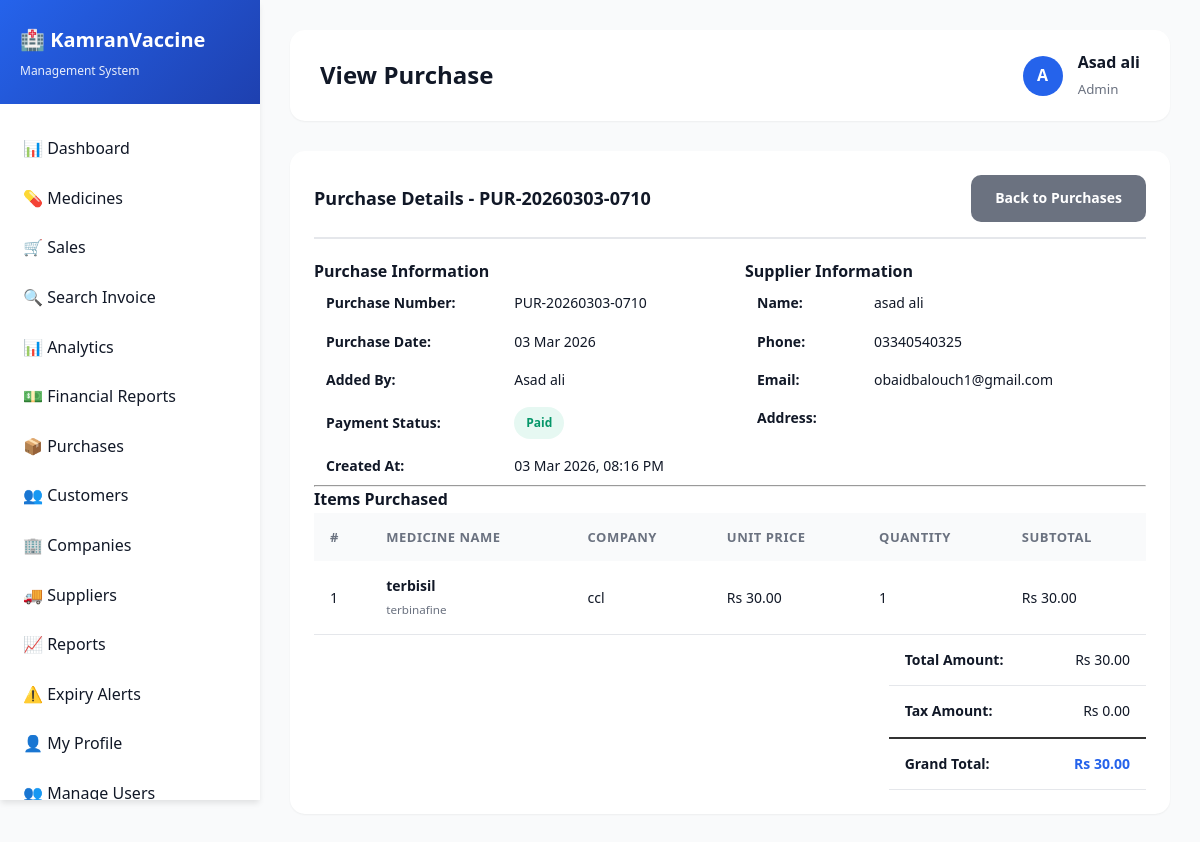
The app's page /admin/view_purchase.php?id=1 (signed in) with its own data.
### tables this page shows
CREATE TABLE `purchases` (
  `id` int(11) NOT NULL AUTO_INCREMENT,
  `purchase_number` varchar(50) NOT NULL,
  `supplier_id` int(11) DEFAULT NULL,
  `user_id` int(11) DEFAULT NULL,
  `purchase_date` date NOT NULL,
  `total_amount` decimal(10,2) NOT NULL,
  `tax_amount` decimal(10,2) DEFAULT 0.00,
  `grand_total` decimal(10,2) NOT NULL,
  `payment_status` enum('paid','pending','partial') DEFAULT 'pending',
  `notes` text DEFAULT NULL,
  `created_at` timestamp NOT NULL DEFAULT current_timestamp(),
  PRIMARY KEY (`id`),
  UNIQUE KEY `purchase_number` (`purchase_number`),
  KEY `supplier_id` (`supplier_id`),
  KEY `user_id` (`user_id`),
  KEY `idx_purchase_date` (`purchase_date`),
  CONSTRAINT `purchases_ibfk_1` FOREIGN KEY (`supplier_id`) REFERENCES `suppliers` (`id`) ON DELETE SET NULL,
  CONSTRAINT `purchases_ibfk_2` FOREIGN KEY (`user_id`) REFERENCES `users` (`id`) ON DELETE SET NULL
);

CREATE TABLE `users` (
  `id` int(11) NOT NULL AUTO_INCREMENT,
  `username` varchar(100) NOT NULL,
  `password` varchar(255) NOT NULL,
  `full_name` varchar(255) NOT NULL,
  `email` varchar(255) DEFAULT NULL,
  `phone` varchar(20) DEFAULT NULL,
  `role` enum('admin','pharmacist','cashier','manager') DEFAULT 'cashier',
  `status` enum('active','inactive') DEFAULT 'active',
  `created_at` timestamp NOT NULL DEFAULT current_timestamp(),
  `last_login` timestamp NULL DEFAULT NULL,
  PRIMARY KEY (`id`),
  UNIQUE KEY `username` (`username`),
  KEY `idx_username` (`username`),
  KEY `idx_role` (`role`)
);

CREATE TABLE `suppliers` (
  `id` int(11) NOT NULL AUTO_INCREMENT,
  `supplier_name` varchar(255) NOT NULL,
  `contact_person` varchar(255) DEFAULT NULL,
  `phone` varchar(20) DEFAULT NULL,
  `email` varchar(255) DEFAULT NULL,
  `address` text DEFAULT NULL,
  `city` varchar(100) DEFAULT NULL,
  `country` varchar(100) DEFAULT NULL,
  `tax_number` varchar(100) DEFAULT NULL,
  `payment_terms` varchar(255) DEFAULT NULL,
  `status` enum('active','inactive') DEFAULT 'active',
  `created_at` timestamp NOT NULL DEFAULT current_timestamp(),
  PRIMARY KEY (`id`),
  KEY `idx_supplier_name` (`supplier_name`)
);

CREATE TABLE `purchase_items` (
  `id` int(11) NOT NULL AUTO_INCREMENT,
  `purchase_id` int(11) NOT NULL,
  `medicine_id` int(11) NOT NULL,
  `quantity` int(11) NOT NULL,
  `unit_price` decimal(10,2) NOT NULL,
  `subtotal` decimal(10,2) NOT NULL,
  PRIMARY KEY (`id`),
  KEY `purchase_id` (`purchase_id`),
  KEY `medicine_id` (`medicine_id`),
  CONSTRAINT `purchase_items_ibfk_1` FOREIGN KEY (`purchase_id`) REFERENCES `purchases` (`id`) ON DELETE CASCADE,
  CONSTRAINT `purchase_items_ibfk_2` FOREIGN KEY (`medicine_id`) REFERENCES `medicines` (`id`)
);

CREATE TABLE `medicines` (
  `id` int(11) NOT NULL AUTO_INCREMENT,
  `medicine_name` varchar(255) NOT NULL,
  `generic_name` varchar(255) DEFAULT NULL,
  `category_id` int(11) DEFAULT NULL,
  `company_id` int(11) DEFAULT NULL,
  `batch_number` varchar(100) DEFAULT NULL,
  `barcode` varchar(100) DEFAULT NULL,
  `manufacturing_date` date DEFAULT NULL,
  `expiry_date` date DEFAULT NULL,
  `purchase_price` decimal(10,2) NOT NULL,
  `selling_price` decimal(10,2) NOT NULL,
  `mrp` decimal(10,2) DEFAULT NULL,
  `quantity` int(11) DEFAULT 0,
  `reorder_level` int(11) DEFAULT 10,
  `rack_location` varchar(100) DEFAULT NULL,
  `description` text DEFAULT NULL,
  `side_effects` text DEFAULT NULL,
  `dosage` varchar(255) DEFAULT NULL,
  `status` enum('available','out_of_stock','expired') DEFAULT 'available',
  `created_at` timestamp NOT NULL DEFAULT current_timestamp(),
  `updated_at` timestamp NOT NULL DEFAULT current_timestamp() ON UPDATE current_timestamp(),
  PRIMARY KEY (`id`),
  UNIQUE KEY `barcode` (`barcode`),
  KEY `company_id` (`company_id`),
  KEY `category_id` (`category_id`),
  KEY `idx_medicine_name` (`medicine_name`),
  KEY `idx_barcode` (`barcode`),
  KEY `idx_expiry` (`expiry_date`),
  KEY `idx_status` (`status`),
  CONSTRAINT `medicines_ibfk_1` FOREIGN KEY (`company_id`) REFERENCES `companies` (`id`) ON DELETE SET NULL,
  CONSTRAINT `medicines_ibfk_2` FOREIGN KEY (`category_id`) REFERENCES `categories` (`id`) ON DELETE SET NULL
);

CREATE TABLE `companies` (
  `id` int(11) NOT NULL AUTO_INCREMENT,
  `company_name` varchar(255) NOT NULL,
  `contact_person` varchar(255) DEFAULT NULL,
  `phone` varchar(20) DEFAULT NULL,
  `email` varchar(255) DEFAULT NULL,
  `address` text DEFAULT NULL,
  `city` varchar(100) DEFAULT NULL,
  `country` varchar(100) DEFAULT NULL,
  `website` varchar(255) DEFAULT NULL,
  `status` enum('active','inactive') DEFAULT 'active',
  `created_at` timestamp NOT NULL DEFAULT current_timestamp(),
  PRIMARY KEY (`id`),
  KEY `idx_company_name` (`company_name`)
);

### admin/view_purchase.php (the view, shortened to what this page needs)
<?php
include("includes/header.php");
$purchase_id = isset($_GET['id']) ? intval($_GET['id']) : 0;
$purchase_query = mysqli_query($conn, "SELECT p.*, s.supplier_name, s.phone, s.address, s.email, u.full_name as added_by
    FROM purchases p
    LEFT JOIN suppliers s ON p.supplier_id = s.id
    LEFT JOIN users u ON p.user_id = u.id
    WHERE p.id = $purchase_id");
$purchase = mysqli_fetch_assoc($purchase_query);
$items_query = mysqli_query($conn, "SELECT pi.*, m.medicine_name, m.generic_name, c.company_name
    FROM purchase_items pi
    JOIN medicines m ON pi.medicine_id = m.id
    LEFT JOIN companies c ON m.company_id = c.id
    WHERE pi.purchase_id = $purchase_id");
?>
<div class="card">
    <div class="card-header" style="display: flex; justify-content: space-between; align-items: center;">
        <h3>Purchase Details - <?php echo $purchase['purchase_number']; ?></h3>
        <div>
            <a href="purchases.php" class="btn btn-secondary">Back to Purchases</a>
        </div>
    </div>
    <div class="card-body">
        <div class="row">
            <div class="col-md-6">
                <h4>Purchase Information</h4>
                <table class="table table-borderless">
                    <tr>
                        <td><strong>Purchase Number:</strong></td>
                        <td><?php echo $purchase['purchase_number']; ?></td>
                    </tr>
                    <tr>
                        <td><strong>Purchase Date:</strong></td>
                        <td><?php echo date('d M Y', strtotime($purchase['purchase_date'])); ?></td>
                    </tr>
                    <tr>
                        <td><strong>Added By:</strong></td>
                        <td><?php echo $purchase['added_by']; ?></td>
                    </tr>
                    <tr>
                        <td><strong>Payment Status:</strong></td>
                        <td>
                            <span class="badge badge-<?php echo $purchase['payment_status'] == 'paid' ? 'success' : 'warning'; ?>">
                                <?php echo ucfirst($purchase['payment_status']); ?>
                            </span>
                        </td>
                    </tr>
                    <tr>
                        <td><strong>Created At:</strong></td>
                        <td><?php echo date('d M Y, h:i A', strtotime($purchase['created_at'])); ?></td>
                    </tr>
                </table>
            </div>
            <div class="col-md-6">
                <h4>Supplier Information</h4>
                <table class="table table-borderless">
                    <tr>
                        <td><strong>Name:</strong></td>
                        <td><?php echo $purchase['supplier_name']; ?></td>
                    </tr>
                    <tr>
                        <td><strong>Phone:</strong></td>
                        <td><?php echo $purchase['phone']; ?></td>
                    </tr>
                    <tr>
                        <td><strong>Email:</strong></td>
                        <td><?php echo $purchase['email'] ?? 'N/A'; ?></td>
                    </tr>
                    <tr>
                        <td><strong>Address:</strong></td>
                        <td><?php echo $purchase['address'] ?? 'N/A'; ?></td>
                    </tr>
                </table>
            </div>
        </div>
        <hr>
        <h4>Items Purchased</h4>
        <div class="table-responsive">
            <table class="table">
                <thead>
                    <tr>
                        <th>#</th>
                        <th>Medicine Name</th>
                        <th>Company</th>
                        <th>Unit Price</th>
                        <th>Quantity</th>
                        <th>Subtotal</th>
                    </tr>
                </thead>
                <tbody>
                    <?php
                    $i = 1;
                    while ($item = mysqli_fetch_assoc($items_query)):
                    ?>
                    <tr>
                        <td><?php echo $i++; ?></td>
                        <td>
                            <strong><?php echo $item['medicine_name']; ?></strong><br>
                            <small class="text-muted"><?php echo $item['generic_name']; ?></small>
                        </td>
                        <td><?php echo $item['company_name']; ?></td>
                        <td>Rs <?php echo number_format($item['unit_price'], 2); ?></td>
                        <td><?php echo $item['quantity']; ?></td>
                        <td>Rs <?php echo number_format($item['subtotal'], 2); ?></td>
                    </tr>
                    <?php endwhile; ?>
                </tbody>
            </table>
        </div>
        <div class="row">
            <div class="col-md-8">
            </div>
            <div class="col-md-4">
                <table class="table">
                    <tr>
                        <td><strong>Total Amount:</strong></td>
                        <td class="text-right">Rs <?php echo number_format($purchase['total_amount'], 2); ?></td>
                    </tr>
                    <tr>
                        <td><strong>Tax Amount:</strong></td>
                        <td class="text-right">Rs <?php echo number_format($purchase['tax_amount'], 2); ?></td>
                    </tr>
                    <tr style="border-top: 2px solid #333;">
                        <td><strong>Grand Total:</strong></td>
                        <td class="text-right"><h4 style="color: #2563eb;">Rs <?php echo number_format($purchase['grand_total'], 2); ?></h4></td>
                    </tr>
                </table>
            </div>
        </div>
    </div>
</div>
<?php include("includes/footer.php"); ?>

### css/style.css (style rules this page uses)
:root { --primary-color: #2563eb; --primary-dark: #1e40af; --secondary-color: #10b981; --danger-color: #ef4444; --warning-color: #f59e0b; --info-color: #06b6d4; --dark-color: #1f2937; --light-color: #f9fafb; --border-color: #e5e7eb; --text-primary: #111827; --text-secondary: #6b7280; --shadow-sm: 0 1px 2px 0 rgba(0, 0, 0, 0.05); --shadow-md: 0 4px 6px -1px rgba(0, 0, 0, 0.1); --shadow-lg: 0 10px 15px -3px rgba(0, 0, 0, 0.1); --shadow-xl: 0 20px 25px -5px rgba(0, 0, 0, 0.1); }
* { margin: 0; padding: 0; box-sizing: border-box; }
body { font-family: 'Segoe UI', Tahoma, Geneva, Verdana, sans-serif; background: linear-gradient(135deg, #667eea 0%, #764ba2 100%); min-height: 100vh; color: var(--text-primary); line-height: 1.6; }
.btn { padding: 12px 24px; border: none; border-radius: 10px; font-size: 14px; font-weight: 600; cursor: pointer; transition: all 0.3s ease; text-decoration: none; display: inline-block; text-align: center; white-space: nowrap; }
.card { background: white; border-radius: 15px; padding: 24px; box-shadow: var(--shadow-sm); margin-bottom: 24px; transition: all 0.3s ease; }
.card-header { margin-bottom: 20px; padding-bottom: 15px; border-bottom: 2px solid var(--border-color); }
.card-header h3 { font-size: 18px; color: var(--text-primary); font-weight: 600; }
.card-body { padding: 0; }
.table-responsive { overflow-x: auto; }
table { width: 100%; border-collapse: collapse; }
table thead { background: var(--light-color); }
table th { padding: 14px 16px; text-align: left; font-weight: 600; font-size: 13px; color: var(--text-secondary); text-transform: uppercase; letter-spacing: 0.5px; }
table td { padding: 14px 16px; border-bottom: 1px solid var(--border-color); font-size: 14px; }
.badge { padding: 6px 12px; border-radius: 20px; font-size: 12px; font-weight: 600; display: inline-block; }
.badge-success { background: rgba(16, 185, 129, 0.1); color: #059669; }
.row { display: flex; flex-wrap: wrap; margin: 0 -15px; }
.col-md-4, .col-md-6, .col-md-8 { padding: 0 15px; }
.col-md-4 { flex: 0 0 33.333%; max-width: 33.333%; }
.col-md-6 { flex: 0 0 50%; max-width: 50%; }
.col-md-8 { flex: 0 0 66.666%; max-width: 66.666%; }
.btn-secondary { background: var(--text-secondary); color: white; }
.text-right { text-align: right; }
.text-muted { color: var(--text-secondary); }
.table-borderless td { border: none; padding: 8px 12px; }

### records on screen
purchases: purchase_number "PUR-20260303-0710", purchase_date "03 Mar 2026", user.full_name "Asad ali", payment_status "Paid", created_at "03 Mar 2026, 08:16 PM", supplier.supplier_name "asad ali", supplier.phone "03340540325", supplier.email "obaidbalouch1@gmail.com", total_amount "30.00", tax_amount "0.00", grand_total "30.00"
purchase_items: medicine.medicine_name "terbisil", medicine.generic_name "terbinafine", companies.company_name "ccl", unit_price "30.00", quantity "1", subtotal "30.00"

### other values on screen
$store_settings['store_name'] "KamranVaccine"
$store_settings['store_tagline'] "Management System"
$page_title "View Purchase"
substr($_SESSION['full_name'], 0, 1) "A"
$_SESSION['full_name'] "Asad ali"
$_SESSION['role'] "Admin"
